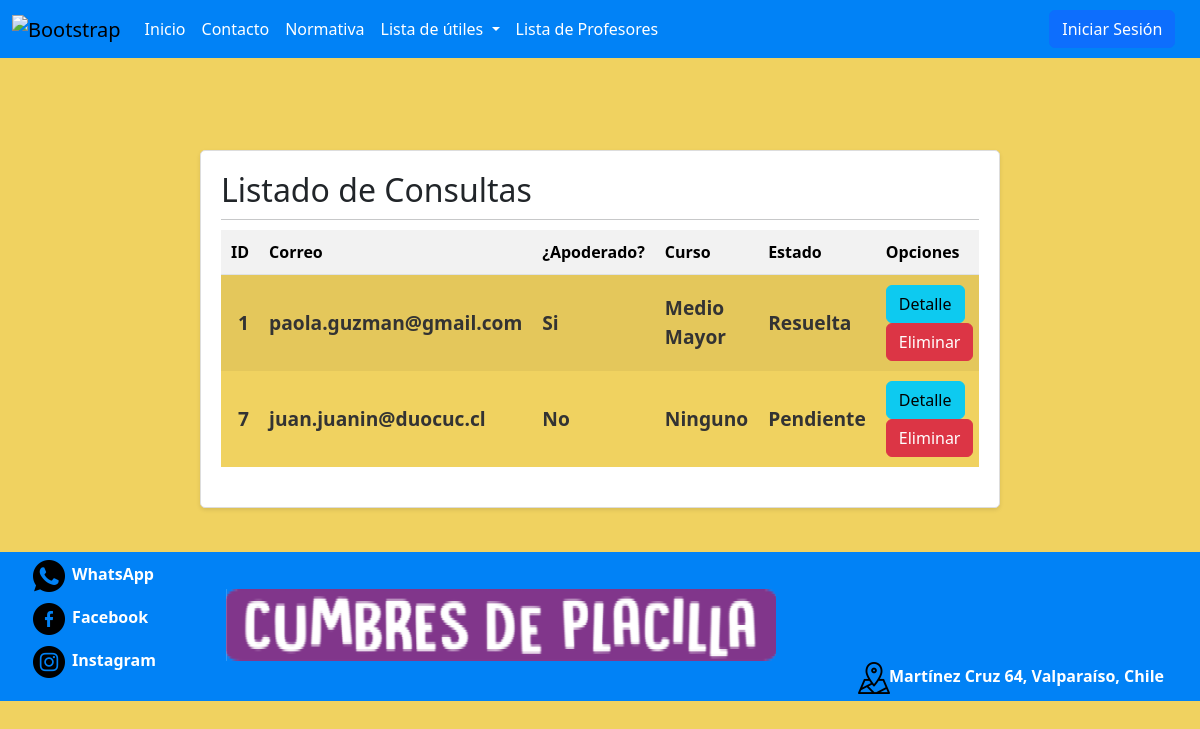
Before: /SitioWeb/listarConsulta with the older database file.
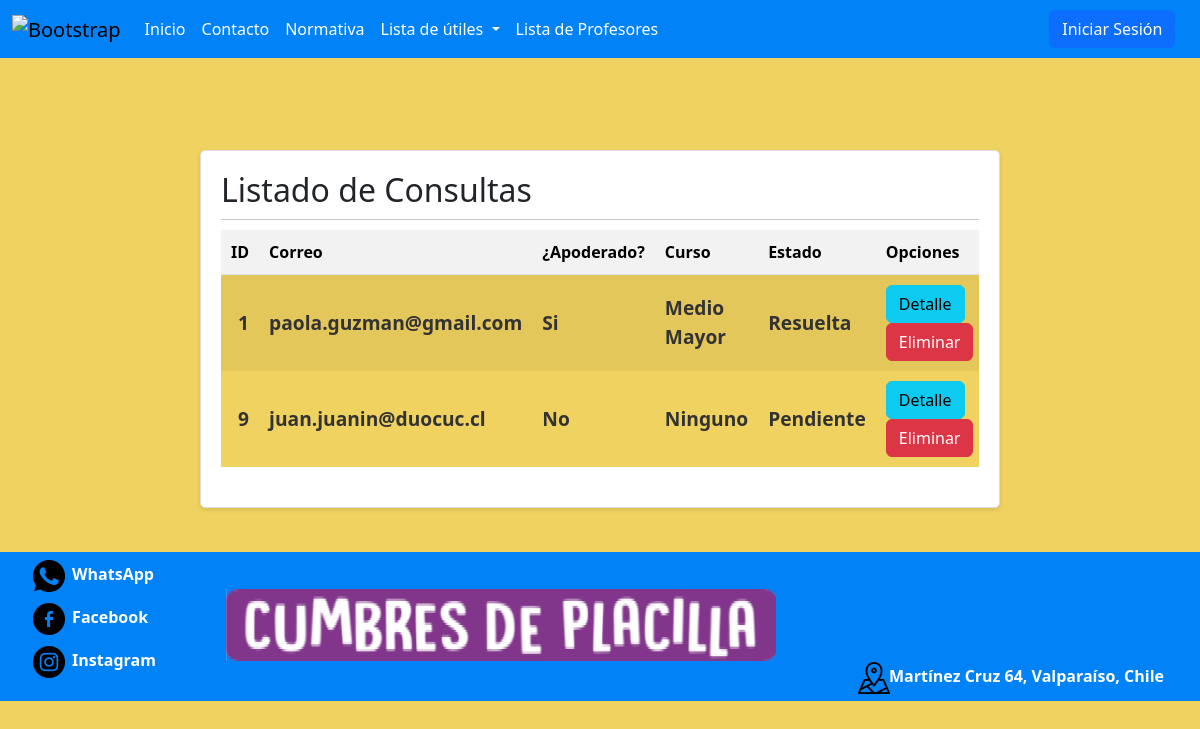
After: the same page with the newer database file.
### SitioWeb/models.py (models this page shows, shortened)
class Consulta(models.Model):
    id_consulta = models.AutoField(db_column='idConsulta', primary_key=True)
    nombre_c = models.CharField(max_length=20)
    apellido_c = models.CharField(max_length=20)
    numero_c = models.IntegerField()
    correo_c = models.EmailField(max_length=254)
    apoderado_c = models.BooleanField(default=False)
    curso = models.ForeignKey(Curso, on_delete=models.PROTECT, blank=True, null=True)
    consulta_c = models.TextField()
    estado_c = models.BooleanField(default=False)
    respuesta_c = models.TextField(blank=True, null=True)
    class Meta:
        db_table = 'SitioWeb_consulta'

class Curso(models.Model):
    nombreCurso = models.CharField(max_length=30)
    def __str__(self):
        return self.nombreCurso

### SitioWeb/views.py (the view)
# urls.py: path('listarConsulta', listarConsulta, name='listarConsulta'),
def listarConsulta(request):
    listarConsulta = Consulta.objects.all()
    return render(request, 'paginas/listarConsulta.html', {'Consulta': listarConsulta})

### SitioWeb/templates/paginas/listarConsulta.html (shortened to what this page needs)
{% load static %}
<!DOCTYPE html>
<html lang="en">
<head>
 <link href="https://cdn.jsdelivr.net/npm/bootstrap@5.3.3/dist/css/bootstrap.min.css" rel="stylesheet">
 <link type='text/css' href="{%static "css/style.css"%}" rel="stylesheet" />
</head>
<body>
  <nav class="navbar navbar-expand-lg navbar-custom">
    <div class="container-fluid nav-bar-custom">
      <a class="navbar-brand" href=""><img src='{%static "Imagenes/Logo.png"%}' alt="Bootstrap" width="90" height="72"></a>
      <div class="collapse navbar-collapse" id="navbarNavDropdown">
        <ul class="navbar-nav">
          <li class="nav-item">
            <a class="nav-link nav-item-custom" aria-current="page" href="{%url 'index'%}">Inicio</a>
          </li>
          <li class="nav-item">
            <a class="nav-link  nav-item-custom" href="{%url 'Contacto'%}">Contacto</a>
          </li>
          <li class="nav-item">
            <a class="nav-link nav-item-custom" href='{%static "/PDF/normativaEjemplo.pdf"%}' target="_blank" rel="noopener noreferrer">Normativa</a>
          </li>
          <li class="nav-item dropdown">
            <a class="nav-link dropdown-toggle nav-item-custom" href="#" role="button" data-bs-toggle="dropdown" aria-expanded="false">
              Lista de útiles
            </a>
          </li>
          <li class="nav-item" id="btnAdmin">
            <a class="nav-link nav-item-custom" href="{%url 'listarProfesor'%}" target="_blank" rel="noopener noreferrer">Lista de Profesores</a>
          </li>
        </ul>
        <div class="right-item">
          <button type="button" class="btn btn-primary" data-bs-toggle="modal" data-bs-target="#exampleModal">Iniciar Sesión</button>
      </div>
      </div>
    </div>
  </nav>
    <br><br><br>
    <main>
      <div class="card" id="listarProf">
          <div class="card-body">
              <h2>Listado de Consultas</h2>
              <hr>
              <div class="table-responsive">
                  <table class="table table-striped table-hover">
                      <thead>
                          <tr>
                              <th>ID</th>
                              <th>Correo</th>
                              <th>¿Apoderado?</th>
                              <th>Curso</th>
                              <th>Estado</th>
                              <th>Opciones</th>
                          </tr>
                      </thead>
                      <tbody>
                          {% for c in Consulta %}
                          <tr>
                              <td>{{ c.id_consulta }}</td>
                              <td>{{ c.correo_c }}</td>
                              <td>{% if c.apoderado_c %}
                                  Si
                                  {% else %}
                                  No
                                  {% endif %}
                              </td>
                              <td>{% if c.curso %}
                                  {{ c.curso }}
                                  {% else %}
                                  Ninguno
                                  {% endif %}
                              </td>
                              <td>
                                  {% if c.estado_c %}
                                  Resuelta
                                  {% else %}
                                  Pendiente
                                  {% endif %}
                              </td>
                              <td>
                                  <a href="estadoConsulta/{{ c.id_consulta }}" class="btn btn-info">Detalle</a>
                                  <a href="eliminarConsulta/{{ c.id_consulta }}" class="btn btn-danger ml-1" onclick="return confirm('¿Estás seguro de que deseas eliminar esta consulta?')">Eliminar</a>
                              </td>
                          </tr>
                          {% endfor %}
                      </tbody>
                  </table>
              </div>
          </div>
      </div>
  </main>
  <br>
  <footer>
    <div class="FooterIzquierda">
      <ul>
        <li class="ListaFooter d-flex align-items-center">
          <a href="https://api.whatsapp.com/send/?phone=56966967653&text=Hola%21+necesito+informaci%C3%B3n+sobre+este+Colegio&type=phone_number&app_absent=0" target="_blank" rel="noopener noreferrer">
            <img src='{%static "Imagenes/whatsapp.png"%}' class="IconFooter mr-2">
          </a>
          <a  href="https://api.whatsapp.com/send/?phone=56966967653&text=Hola%21+necesito+informaci%C3%B3n+sobre+este+Colegio&type=phone_number&app_absent=0"  target="_blank" rel="noopener noreferrer" class="TxtIcono">WhatsApp</a>
        </li>
        <li class="ListaFooter d-flex align-items-center">
          <a href="https://www.facebook.com/escueladelenguajecumbresdeplacillavalparaiso/"  target="_blank" rel="noopener noreferrer" class="IconoFooter">
            <img src='{%static "Imagenes/facebook.png"%}' class="IconFooter mr-2">
          </a>
          <a  href="https://www.facebook.com/escueladelenguajecumbresdeplacillavalparaiso/"  target="_blank" rel="noopener noreferrer" class="TxtIcono">Facebook</a>
        </li>
        <li class="ListaFooter d-flex align-items-center">
          <a href="https://www.instagram.com/cumbresdeplacillavalparaiso/"  target="_blank" rel="noopener noreferrer">
            <img src='{%static "Imagenes/instagram.png"%}' alt="Instagram" class="IconFooter mr-2">
          </a>
          <a  href="https://www.instagram.com/cumbresdeplacillavalparaiso/"  target="_blank" rel="noopener noreferrer" class="TxtIcono">Instagram</a>
        </li>
      </ul>
    </div>
        <div ID="FooterCentro">
          <img src='{%static "Imagenes/letras-del-logo-logo.png"%}'>
        </div>
        <div ID="FooterDerecha" class="d-flex align-items-center">
          <a href="https://maps.app.goo.gl/qd44qkzyeYCdrR2x8" target="_blank" rel="noopener noreferrer">
            <img src='{%static "Imagenes/GoogleMaps.png"%}' alt="GoogleMaps" class="IconFooter mr-2">
          </a>
          <a href="https://maps.app.goo.gl/qd44qkzyeYCdrR2x8" target="_blank" rel="noopener noreferrer" ID="TxtIconoD">Martínez Cruz 64, Valparaíso, Chile</a>
        </div>
    </footer>
</body>
</html>

### ProyectoCumbres/static/CSS/style.css (style rules this page uses)
body { background-color: #f0d260;display: flex; flex-direction: column; min-height: 100vh; }
.navbar-custom { background-color: #0182f6; }
.nav-item-custom { color: white; }
.nav-bar-custom { background-color: #0182f6; }
.IconFooter { width: 32px; height: 32px; margin-top: 25%; margin-left: 2%; margin-right: 2%; align-self: center; margin-bottom: 10%; }
footer { width: 100%; display: flex; justify-content: space-between; padding-bottom: .3%; color: #333333; font-weight: bold; background-color: #0182f6; }
.right-item { margin-left: auto; margin-right: 1.2%; }
.FooterIzquierda { align-self: flex-start; }
#FooterDerecha { align-self: flex-end; margin-left: .2%; margin-right: 3%; text-align: left; }
#FooterCentro { align-self: center; margin-left: .2%; margin-right: .2%; }
ul { list-style: none; }
.TxtIcono { margin-left: 7%; color: white; text-decoration: none; }
#TxtIconoD { color: white; text-decoration: none; }
.table td { vertical-align: middle; text-align: center; background-color: #f0d260; border-bottom: #f0d260; color: #333333; font-weight: bold; font-size: larger; }
.table td:first-child { text-align: right; }
.card { border: 1px solid #ddd; border-radius: 5px; box-shadow: 0 2px 4px rgba(0, 0, 0, 0.1); margin: 20px auto; max-width: 800px; overflow: hidden; }
.card-body { padding: 20px; }
.card-body h2 { margin-top: 0; margin-bottom: 10px; }
.card-body hr { margin: 10px 0; }
.table { width: 100%; margin-bottom: 20px; border-collapse: collapse; }
.table th, .table td { padding: 10px; text-align: left; }
.table th { background-color: #f2f2f2; }
.table-striped tbody tr:nth-of-type(odd) { background-color: #f9f9f9; }

Changed rows visible on the page:
removed Consulta: id_consulta "7", correo_c "juan.juanin@duocuc.cl", apoderado_c "No", shows "Ninguno", estado_c "Pendiente"
added Consulta: id_consulta "9", correo_c "juan.juanin@duocuc.cl", apoderado_c "No", shows "Ninguno", estado_c "Pendiente"
